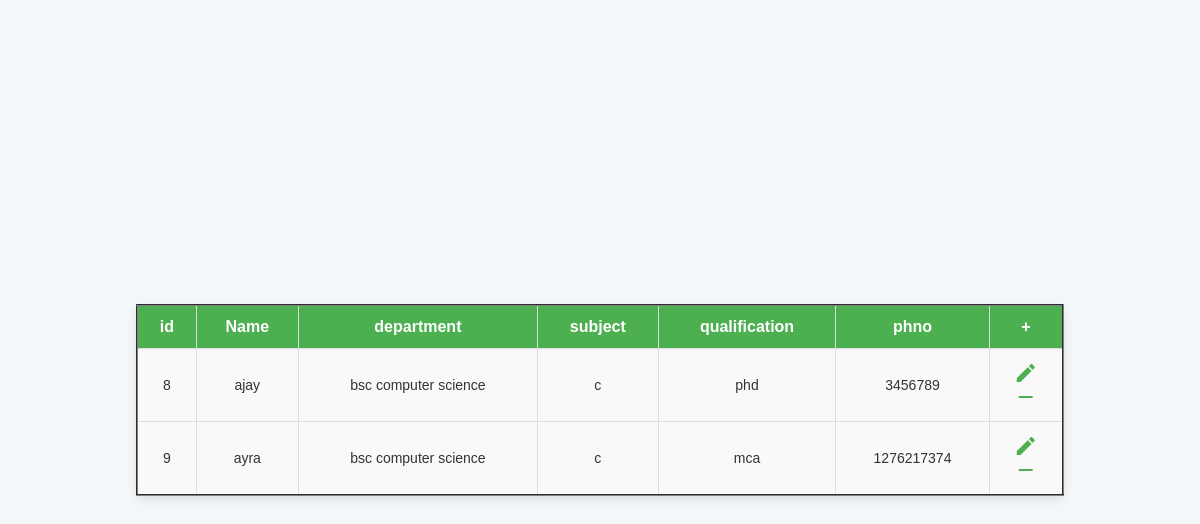
Screenshot of /faculty with the database file from the repository.
### administrator/models.py (models this page shows)
class facultyTable(models.Model):
    LOGIN = models.ForeignKey(logintable, on_delete=models.CASCADE)
    name=models.CharField(max_length=30,null=True,blank=True)
    department=models.CharField(max_length=30,null=True,blank=True)
    subject=models.CharField(max_length=30,null=True,blank=True)
    qualification=models.CharField(max_length=30,null=True,blank=True)
    phoneno=models.BigIntegerField(null=True,blank=True)

### administrator/views.py (the view)
# urls.py: path("faculty",Facpage.as_view(),name="faculty"),
class Facpage(View):
    def get(self,request):
        obj=facultyTable.objects.all()
        return render(request,"admin/faculty.html",{'val':obj})

### templates/admin/faculty.html (shortened to what this page needs)
{%  load static %}
<html lang="en">
<head>
     <link rel="stylesheet" href="{% static 'css/style.css' %}">
</head>
<body class=" bo">
    <table border="2"  >
        <tr>
            <th>id</th>
        <th>Name</th>
        <th> department</th>
        <th>subject </th>
        <th>qualification</th>
        <th>phno</th>
        <th>+</th>
    </tr>
    {% for i in val %}
    <tr>
        <td>{{i.id }}</td>
        <td>{{i.name}}</td>
        <td>{{i.department}}</td>
        <td>{{i.subject}}</td>
        <td>{{i.qualification}}</td>
        <td>{{i.phoneno}}</td>
        <td>
            <a href="editfaculty/{{i.id}}"><li class="material-icons">edit</li> </a><br>
            <a href="removefaculty/{{ i.LOGIN.id }}"><li class="material-icons">remove</li> </a>
        </td>
    </tr>
    {% endfor %}
    </table>
</body>
</html>

### static/css/style.css (style rules this page uses)
* { margin: 0; padding: 0; box-sizing: border-box; }
body { font-family: 'Arial', sans-serif; background-color: #f7f7f7; padding: 20px; }
.bo { display: flex; justify-content: center; align-items: center; height: 100vh; flex-direction: column; }
table { width: 80%; border-collapse: collapse; margin: 20px auto; box-shadow: 0 4px 8px rgba(0, 0, 0, 0.1); background-color: #fff; border-radius: 8px; }
th, td { padding: 12px; text-align: center; border: 1px solid #ddd; font-size: 14px; color: #333; }
th { background-color: #4CAF50; color: white; font-size: 16px; font-weight: bold; }
td { background-color: #f9f9f9; }
.material-icons { font-size: 20px; color: #4CAF50; cursor: pointer; transition: color 0.3s ease; }
a { text-decoration: none; }
body { font-family: Arial, sans-serif; background-color: #f4f7fa; display: flex; justify-content: center; align-items: center; }

### rows the page displays
facultyTable: id "8", name "ajay", department "bsc computer science", subject "c", qualification "phd", phoneno "3456789"
facultyTable: id "9", name "ayra", department "bsc computer science", subject "c", qualification "mca", phoneno "1276217374"
